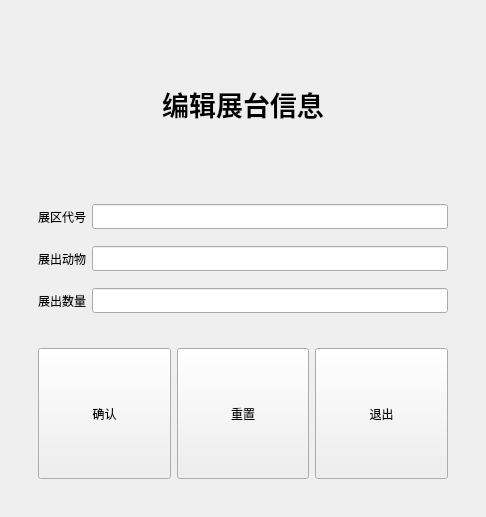
<?xml version="1.0" encoding="UTF-8"?>
<ui version="4.0">
 <class>UserEdit</class>
 <widget class="QDialog" name="UserEdit">
  <property name="geometry">
   <rect>
    <x>0</x>
    <y>0</y>
    <width>486</width>
    <height>517</height>
   </rect>
  </property>
  <property name="font">
   <font>
    <family>江西拙楷</family>
    <bold>false</bold>
   </font>
  </property>
  <property name="windowTitle">
   <string>Dialog</string>
  </property>
  <layout class="QGridLayout" name="gridLayout_4">
   <item row="0" column="0">
    <widget class="QStackedWidget" name="stackedWidget">
     <property name="currentIndex">
      <number>1</number>
     </property>
     <widget class="QWidget" name="page_user">
      <layout class="QHBoxLayout" name="horizontalLayout_3">
       <item>
        <widget class="QWidget" name="widget_3" native="true">
         <layout class="QVBoxLayout" name="verticalLayout_2">
          <item>
           <widget class="QLabel" name="label">
            <property name="font">
             <font>
              <family>未来荧黑 Normal Medium</family>
              <pointsize>20</pointsize>
              <bold>true</bold>
             </font>
            </property>
            <property name="text">
             <string>编辑管理员信息</string>
            </property>
            <property name="alignment">
             <set>Qt::AlignCenter</set>
            </property>
           </widget>
          </item>
          <item>
           <widget class="QWidget" name="widget" native="true">
            <layout class="QGridLayout" name="gridLayout">
             <item row="2" column="0">
              <widget class="QLabel" name="label_4">
               <property name="text">
                <string>权限</string>
               </property>
              </widget>
             </item>
             <item row="0" column="1">
              <widget class="QLineEdit" name="lineEditname"/>
             </item>
             <item row="0" column="0">
              <widget class="QLabel" name="label_2">
               <property name="text">
                <string>姓名</string>
               </property>
              </widget>
             </item>
             <item row="2" column="1">
              <widget class="QLineEdit" name="lineEditauth"/>
             </item>
             <item row="1" column="0">
              <widget class="QLabel" name="label_3">
               <property name="text">
                <string>密码</string>
               </property>
              </widget>
             </item>
             <item row="1" column="1">
              <widget class="QLineEdit" name="lineEditpwd"/>
             </item>
            </layout>
           </widget>
          </item>
          <item>
           <widget class="QWidget" name="widget_2" native="true">
            <layout class="QHBoxLayout" name="horizontalLayout">
             <item>
              <widget class="QPushButton" name="comfirmBtn_2">
               <property name="sizePolicy">
                <sizepolicy hsizetype="Minimum" vsizetype="Ignored">
                 <horstretch>0</horstretch>
                 <verstretch>0</verstretch>
                </sizepolicy>
               </property>
               <property name="text">
                <string>确认</string>
               </property>
              </widget>
             </item>
             <item>
              <widget class="QPushButton" name="resetBtn">
               <property name="sizePolicy">
                <sizepolicy hsizetype="Minimum" vsizetype="Ignored">
                 <horstretch>0</horstretch>
                 <verstretch>0</verstretch>
                </sizepolicy>
               </property>
               <property name="text">
                <string>重置</string>
               </property>
              </widget>
             </item>
             <item>
              <widget class="QPushButton" name="exitBtn">
               <property name="sizePolicy">
                <sizepolicy hsizetype="Minimum" vsizetype="Ignored">
                 <horstretch>0</horstretch>
                 <verstretch>0</verstretch>
                </sizepolicy>
               </property>
               <property name="text">
                <string>退出</string>
               </property>
              </widget>
             </item>
            </layout>
           </widget>
          </item>
         </layout>
        </widget>
       </item>
      </layout>
     </widget>
     <widget class="QWidget" name="page_pre">
      <layout class="QVBoxLayout" name="verticalLayout_6">
       <item>
        <widget class="QWidget" name="widget_10" native="true">
         <layout class="QVBoxLayout" name="verticalLayout_5">
          <item>
           <widget class="QLabel" name="label_20">
            <property name="font">
             <font>
              <family>未来荧黑 Normal Medium</family>
              <pointsize>20</pointsize>
              <bold>true</bold>
             </font>
            </property>
            <property name="text">
             <string>编辑展台信息</string>
            </property>
            <property name="alignment">
             <set>Qt::AlignCenter</set>
            </property>
           </widget>
          </item>
          <item>
           <widget class="QWidget" name="widget_11" native="true">
            <layout class="QGridLayout" name="gridLayout_6">
             <item row="2" column="0">
              <widget class="QLabel" name="label_21">
               <property name="text">
                <string>展出数量</string>
               </property>
              </widget>
             </item>
             <item row="0" column="1">
              <widget class="QLineEdit" name="lineEditprenum"/>
             </item>
             <item row="0" column="0">
              <widget class="QLabel" name="label_22">
               <property name="text">
                <string>展区代号</string>
               </property>
              </widget>
             </item>
             <item row="2" column="1">
              <widget class="QLineEdit" name="lineEditauth_4"/>
             </item>
             <item row="1" column="0">
              <widget class="QLabel" name="label_23">
               <property name="text">
                <string>展出动物</string>
               </property>
              </widget>
             </item>
             <item row="1" column="1">
              <widget class="QLineEdit" name="lineEditpreani"/>
             </item>
            </layout>
           </widget>
          </item>
          <item>
           <widget class="QWidget" name="widget_12" native="true">
            <layout class="QHBoxLayout" name="horizontalLayout_5">
             <item>
              <widget class="QPushButton" name="comfirmBtn_pre">
               <property name="sizePolicy">
                <sizepolicy hsizetype="Minimum" vsizetype="Ignored">
                 <horstretch>0</horstretch>
                 <verstretch>0</verstretch>
                </sizepolicy>
               </property>
               <property name="text">
                <string>确认</string>
               </property>
              </widget>
             </item>
             <item>
              <widget class="QPushButton" name="resetBtn_pre">
               <property name="sizePolicy">
                <sizepolicy hsizetype="Minimum" vsizetype="Ignored">
                 <horstretch>0</horstretch>
                 <verstretch>0</verstretch>
                </sizepolicy>
               </property>
               <property name="text">
                <string>重置</string>
               </property>
              </widget>
             </item>
             <item>
              <widget class="QPushButton" name="exitBtn_4">
               <property name="sizePolicy">
                <sizepolicy hsizetype="Minimum" vsizetype="Ignored">
                 <horstretch>0</horstretch>
                 <verstretch>0</verstretch>
                </sizepolicy>
               </property>
               <property name="text">
                <string>退出</string>
               </property>
              </widget>
             </item>
            </layout>
           </widget>
          </item>
         </layout>
        </widget>
       </item>
      </layout>
     </widget>
     <widget class="QWidget" name="page_room">
      <layout class="QVBoxLayout" name="verticalLayout_4">
       <item>
        <widget class="QWidget" name="widget_7" native="true">
         <layout class="QVBoxLayout" name="verticalLayout_3">
          <item>
           <widget class="QLabel" name="label_16">
            <property name="font">
             <font>
              <family>未来荧黑 Normal Medium</family>
              <pointsize>20</pointsize>
              <bold>true</bold>
             </font>
            </property>
            <property name="text">
             <string>编辑饲养所信息</string>
            </property>
            <property name="alignment">
             <set>Qt::AlignCenter</set>
            </property>
           </widget>
          </item>
          <item>
           <widget class="QWidget" name="widget_8" native="true">
            <layout class="QGridLayout" name="gridLayout_5">
             <item row="2" column="0">
              <widget class="QLabel" name="label_19">
               <property name="text">
                <string>面积</string>
               </property>
              </widget>
             </item>
             <item row="2" column="1">
              <widget class="QLineEdit" name="lineEditarea"/>
             </item>
             <item row="1" column="1">
              <widget class="QLineEdit" name="lineEditkind"/>
             </item>
             <item row="1" column="0">
              <widget class="QLabel" name="label_18">
               <property name="text">
                <string>种类</string>
               </property>
              </widget>
             </item>
             <item row="0" column="1">
              <widget class="QLineEdit" name="lineEditroomnum"/>
             </item>
             <item row="0" column="0">
              <widget class="QLabel" name="label_17">
               <property name="text">
                <string>代号</string>
               </property>
              </widget>
             </item>
            </layout>
           </widget>
          </item>
          <item>
           <widget class="QWidget" name="widget_9" native="true">
            <layout class="QHBoxLayout" name="horizontalLayout_4">
             <item>
              <widget class="QPushButton" name="comfirmBtn_room">
               <property name="sizePolicy">
                <sizepolicy hsizetype="Minimum" vsizetype="Ignored">
                 <horstretch>0</horstretch>
                 <verstretch>0</verstretch>
                </sizepolicy>
               </property>
               <property name="text">
                <string>确认</string>
               </property>
              </widget>
             </item>
             <item>
              <widget class="QPushButton" name="resetBtn_3">
               <property name="sizePolicy">
                <sizepolicy hsizetype="Minimum" vsizetype="Ignored">
                 <horstretch>0</horstretch>
                 <verstretch>0</verstretch>
                </sizepolicy>
               </property>
               <property name="text">
                <string>重置</string>
               </property>
              </widget>
             </item>
             <item>
              <widget class="QPushButton" name="exitBtn_3">
               <property name="sizePolicy">
                <sizepolicy hsizetype="Minimum" vsizetype="Ignored">
                 <horstretch>0</horstretch>
                 <verstretch>0</verstretch>
                </sizepolicy>
               </property>
               <property name="text">
                <string>退出</string>
               </property>
              </widget>
             </item>
            </layout>
           </widget>
          </item>
         </layout>
        </widget>
       </item>
      </layout>
     </widget>
     <widget class="QWidget" name="page_ani">
      <widget class="QWidget" name="widget_4" native="true">
       <property name="geometry">
        <rect>
         <x>10</x>
         <y>20</y>
         <width>441</width>
         <height>441</height>
        </rect>
       </property>
       <layout class="QVBoxLayout" name="verticalLayout">
        <item>
         <widget class="QLabel" name="label_5">
          <property name="font">
           <font>
            <family>未来荧黑 Normal Medium</family>
            <pointsize>20</pointsize>
            <bold>true</bold>
           </font>
          </property>
          <property name="text">
           <string>编辑动物信息</string>
          </property>
          <property name="alignment">
           <set>Qt::AlignCenter</set>
          </property>
         </widget>
        </item>
        <item>
         <widget class="QWidget" name="widget_5" native="true">
          <layout class="QGridLayout" name="gridLayout_2">
           <item row="3" column="1">
            <widget class="QLineEdit" name="gendet_edit"/>
           </item>
           <item row="0" column="0">
            <widget class="QLabel" name="label_7">
             <property name="text">
              <string>动物代号</string>
             </property>
            </widget>
           </item>
           <item row="0" column="1">
            <widget class="QLineEdit" name="num_Edit"/>
           </item>
           <item row="1" column="1">
            <widget class="QLineEdit" name="name_edit"/>
           </item>
           <item row="1" column="0">
            <widget class="QLabel" name="label_8">
             <property name="text">
              <string>名称</string>
             </property>
            </widget>
           </item>
           <item row="4" column="0">
            <widget class="QLabel" name="label_14">
             <property name="text">
              <string>数量</string>
             </property>
            </widget>
           </item>
           <item row="3" column="0">
            <widget class="QLabel" name="label_9">
             <property name="text">
              <string>雌雄</string>
             </property>
            </widget>
           </item>
           <item row="2" column="1">
            <widget class="QLineEdit" name="time_edit"/>
           </item>
           <item row="2" column="0">
            <widget class="QLabel" name="label_6">
             <property name="text">
              <string>喂养时间</string>
             </property>
            </widget>
           </item>
           <item row="4" column="1">
            <widget class="QLineEdit" name="numsedit"/>
           </item>
           <item row="5" column="0">
            <widget class="QLabel" name="label_15">
             <property name="text">
              <string>食物</string>
             </property>
            </widget>
           </item>
           <item row="5" column="1">
            <widget class="QLineEdit" name="lineEditfood"/>
           </item>
          </layout>
         </widget>
        </item>
        <item>
         <widget class="QWidget" name="widget_6" native="true">
          <layout class="QHBoxLayout" name="horizontalLayout_2">
           <item>
            <widget class="QPushButton" name="comfirmBtn_ani">
             <property name="sizePolicy">
              <sizepolicy hsizetype="Minimum" vsizetype="Ignored">
               <horstretch>0</horstretch>
               <verstretch>0</verstretch>
              </sizepolicy>
             </property>
             <property name="text">
              <string>确认</string>
             </property>
            </widget>
           </item>
           <item>
            <widget class="QPushButton" name="resetBtn_ani">
             <property name="sizePolicy">
              <sizepolicy hsizetype="Minimum" vsizetype="Ignored">
               <horstretch>0</horstretch>
               <verstretch>0</verstretch>
              </sizepolicy>
             </property>
             <property name="text">
              <string>重置</string>
             </property>
            </widget>
           </item>
           <item>
            <widget class="QPushButton" name="exitBtn_2">
             <property name="sizePolicy">
              <sizepolicy hsizetype="Minimum" vsizetype="Ignored">
               <horstretch>0</horstretch>
               <verstretch>0</verstretch>
              </sizepolicy>
             </property>
             <property name="text">
              <string>退出</string>
             </property>
            </widget>
           </item>
          </layout>
         </widget>
        </item>
       </layout>
      </widget>
     </widget>
    </widget>
   </item>
  </layout>
 </widget>
 <resources/>
 <connections/>
</ui>
